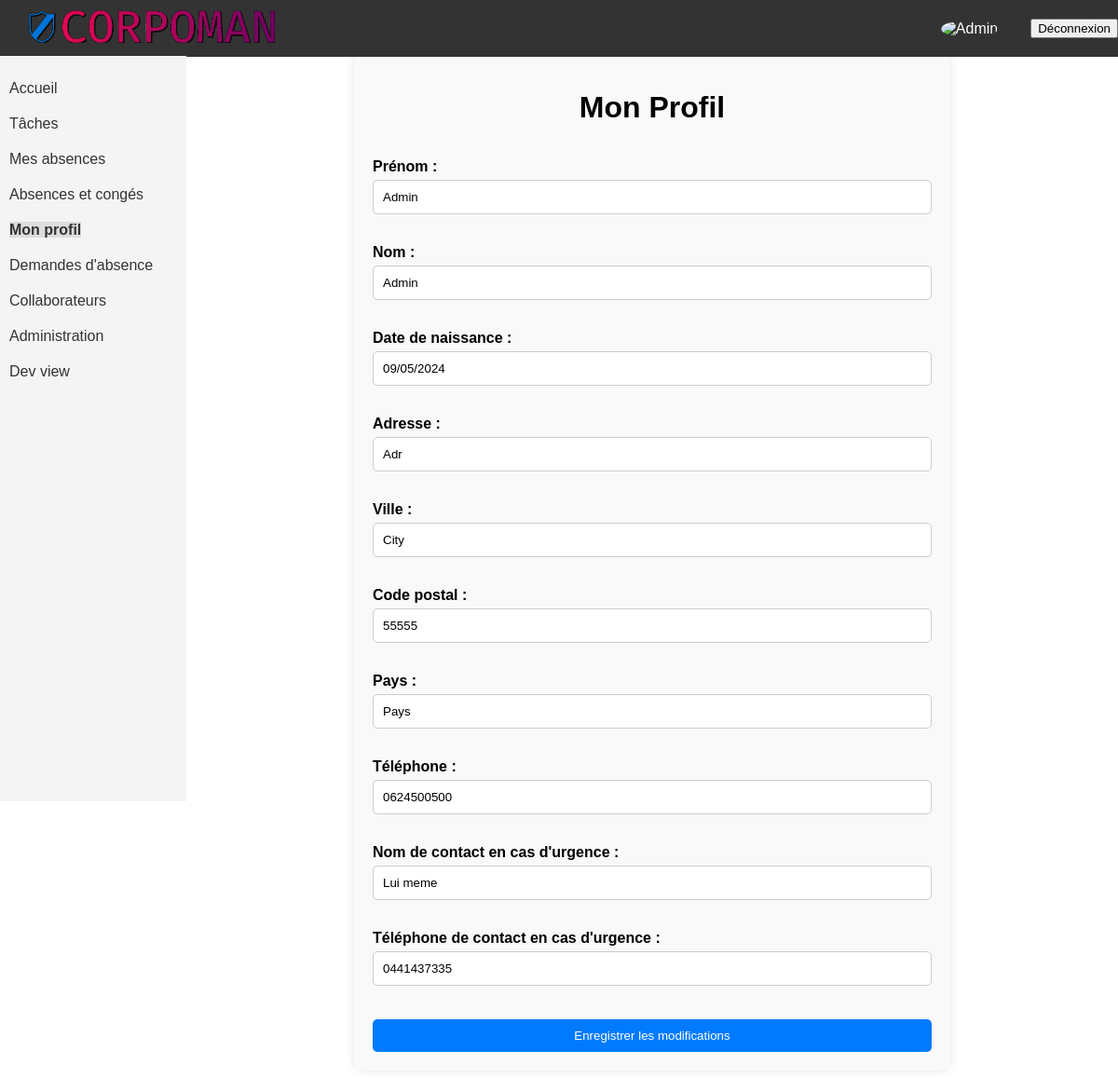
/mon-profil/ (signed in), run on the app's committed database.
### corpoman/models.py (models this page shows, shortened)
class Collaborateur(models.Model):
    user = models.OneToOneField(User, on_delete=models.CASCADE, related_name='collaborateur', editable=False, null=True)
    prenom = models.CharField(max_length=100, verbose_name="Prénom")
    nom = models.CharField(max_length=100, verbose_name="Nom")
    avatar = models.ImageField(upload_to='avatars/', null=True, blank=True, validators=[validate_avatar])
    matricule = models.CharField(max_length=11, unique=True, default=generate_matricule, verbose_name="Matricule",
                                 editable=False)
    date_naissance = models.DateField(verbose_name="Date de naissance")
    GENRE_CHOICES = (
        ('M', 'Masculin'),
        ('F', 'Féminin'),
    )
    genre = models.CharField(max_length=10, choices=GENRE_CHOICES, verbose_name="Genre")
    nationalite = models.CharField(max_length=100, verbose_name="Nationalité")
    numero_telephone = models.CharField(max_length=20, verbose_name="Numéro de téléphone")
    adresse = models.CharField(max_length=255, verbose_name="Adresse")
    ville = models.CharField(max_length=100, verbose_name="Ville")
    code_postal = models.CharField(max_length=20, verbose_name="Code postal")
    departement = models.CharField(max_length=100, verbose_name="Département")
    pays = models.CharField(max_length=100, verbose_name="Pays")
    contact_urgence_nom = models.CharField(max_length=100,
                                           verbose_name="Nom de la personne à contacter en cas d'urgence")
    contact_urgence_telephone = models.CharField(max_length=20,
                                                 verbose_name="Téléphone de la personne à contacter en cas d'urgence")
    email_personnel = models.EmailField(verbose_name="Email Personnel")
    email_professionnel = models.EmailField(verbose_name="Email Professionnel")
    entite_juridique = models.ForeignKey('EntiteJuridique', on_delete=models.CASCADE,
                                         verbose_name="Entité Juridique associée à l'employé")
    date_anciennete = models.DateField(verbose_name="Date d'ancienneté")
    lieu_travail = models.ForeignKey('LieuTravail', on_delete=models.CASCADE, verbose_name="Lieu de travail")
    politique_conges = models.ForeignKey('PolitiqueAbsences', on_delete=models.CASCADE,
                                         verbose_name="Politique de congés")
    Equipe = models.ForeignKey('Equipe', on_delete=models.CASCADE, verbose_name="Équipe")
    contrat = models.ForeignKey('Contrat', on_delete=models.CASCADE, verbose_name="Contrat")
    emploi = models.ForeignKey('Emploi', on_delete=models.CASCADE, verbose_name="Emploi")
    manager = models.ForeignKey('self', on_delete=models.CASCADE, null=True, blank=True, verbose_name="Manager",
                                related_name='subordonnes')
    class Meta:
        verbose_name = "Collaborateur"
        verbose_name_plural = "Collaborateurs"

### corpoman/views.py (the view)
# urls.py: path('mon-profil/', mon_profil, name='mon_profil'),
@login_required
def mon_profil(request):
    collaborateur = request.user.collaborateur  # Récupérer le profil du collaborateur actuellement connecté
    if request.method == 'POST':
        form = MyprofileForm(request.POST, instance=collaborateur)
        if form.is_valid():
            form.save()
            return redirect('mon_profil')
    else:
        form = MyprofileForm(instance=collaborateur)
    return render(request, 'myprofile.html', {'form': form})

### corpoman/forms.py
class MyprofileForm(forms.ModelForm):
    class Meta:
        model = Collaborateur
        fields = ['prenom', 'nom', 'date_naissance', 'adresse', 'ville', 'code_postal', 'pays', 'numero_telephone',
                  'contact_urgence_nom', 'contact_urgence_telephone']
        labels = {
            'prenom': 'Prénom',
            'nom': 'Nom',
            'date_naissance': 'Date de naissance',
            'adresse': 'Adresse',
            'ville': 'Ville',
            'code_postal': 'Code postal',
            'pays': 'Pays',
            'numero_telephone': 'Téléphone',
            'contact_urgence_nom': 'Nom de contact en cas d\'urgence',
            'contact_urgence_telephone': 'Téléphone de contact en cas d\'urgence',
        }

### corpoman/templates/myprofile.html (shortened to what this page needs)
{% extends 'base.html' %}
{% block content %}
<div class="profile-container">
    <h1>Mon Profil</h1>
    <form method="post">
        {{ form.as_p }}
        <button type="submit">Enregistrer les modifications</button>
    </form>
</div>
{% endblock %}

### corpoman/static/css/styles.css (style rules this page uses)
body { font-family: Arial, sans-serif; margin: 0; padding: 0; }

### corpoman/templates/myprofile.html (style rules this page uses)
.profile-container { max-width: 600px; margin: 0 auto; padding: 20px; background-color: #f9f9f9; border-radius: 10px; box-shadow: 0 0 10px rgba(0, 0, 0, 0.1); }
.profile-container h1 { text-align: center; margin-bottom: 20px; }
.profile-container form { display: flex; flex-direction: column; }
.profile-container label { margin-top: 10px; font-weight: bold; }
.profile-container input[type="text"], .profile-container input[type="email"], .profile-container input[type="password"], .profile-container select, .profile-container textarea { padding: 10px; margin-top: 5px; border: 1px solid #ccc; border-radius: 5px; width: 100%; box-sizing: border-box; }
.profile-container button { margin-top: 20px; padding: 10px; background-color: #007bff; color: white; border: none; border-radius: 5px; cursor: pointer; }

### data on the page
Collaborateur: prenom "Admin", nom "Admin", date_naissance "09/05/2024", adresse "Adr", ville "City", code_postal "55555", pays "Pays", numero_telephone "0624500500", contact_urgence_nom "Lui meme", contact_urgence_telephone "0441437335"
